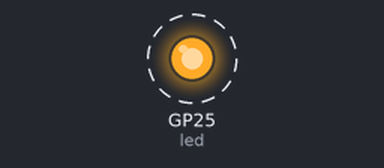
Recording of a program running on a simulated Raspberry Pi Pico running MicroPython. Parts: output pins drawn as LEDs (lit = HIGH). Dashed ring = blinking. What the program prints to the serial console is not drawn.

Above: at 0.5 s.
Timing chart, 0 to 4.6 s (numbered marks = the images above):
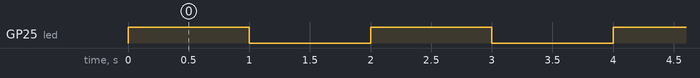

The program:

BlinkLED.py
```python
from machine import Pin
# get the config library for Pic
import time

led = Pin(25, Pin.OUT)
# create an object configured to the Pin with the Pico LED

# while loop for blinking the LED
while True:
    led(1)
    print("LED IS ON")
    time.sleep(1)
    led(0)
    print("LED IS OFF")
    time.sleep(1)

# While in REPL, use control c to turn the program off or control d to start
```

Measured:
- by itself, GP25 (led): alternates HIGH for 1.0 s and LOW for 1.0 s
